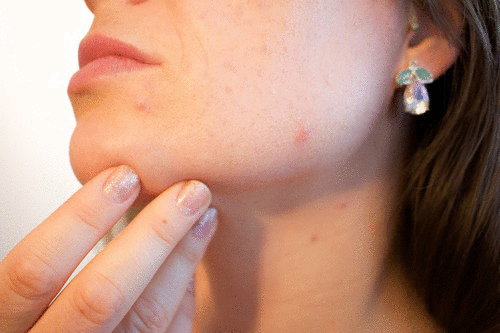
//> input picture 06_project/data/images/blemish.png, 500 x 333 px
$ ./Source   (built with g++ and OpenCV 4)
//> lines starting //> are read from the running program, lines starting //| are printed output that depends on the picture; after the words box and inside, x2 and y2 are one past the last pixel; in counts of white or black regions, pixels touching at a corner belong together
#include <iostream>
#include <vector>
#include <opencv2/opencv.hpp>
#include <opencv2/core.hpp>
#include <opencv2/highgui.hpp>
#include <opencv2/imgcodecs.hpp>
#include <opencv2/photo.hpp>


struct BlemishRemovalParameters
{
	cv::Mat image;
	cv::Mat imgClone;
	cv::Mat gray;
	const std::string WINDOW_NAME{ "Blemish Remover" };

	const int RADIUS{ 10 };

	std::vector<cv::Point> neighbors
	{
		cv::Point{-RADIUS, -RADIUS },
		cv::Point{-RADIUS, 0 },
		cv::Point{-RADIUS, RADIUS },
		cv::Point{0, -RADIUS },
		cv::Point{0, -RADIUS },
		cv::Point{RADIUS, -RADIUS },
		cv::Point{RADIUS, 0 },
		cv::Point{RADIUS, RADIUS },
	};
};

double getMean(const cv::Mat& gradImg)
{
	cv::Scalar m{ cv::mean(gradImg) };
	return m.val[0];
}

cv::Mat getPatch(const cv::Point& center, void* userdata)
{
	auto brp{ static_cast<BlemishRemovalParameters*>(userdata) };
	cv::Rect roi;
	roi.x = center.x - brp->RADIUS - brp->RADIUS / 2;
	roi.y = center.y - brp->RADIUS - brp->RADIUS / 2;
	roi.height = brp->RADIUS * 2;
	roi.width = brp->RADIUS * 2;
	cv::Mat cropImg{ brp->gray(roi).clone() };
	return cropImg;
}

double getSobelScore(const cv::Mat& curPatch)
{
	double score{ 0.0 };
	cv::Mat grad_x, grad_y;
	cv::Mat abs_grad_x, abs_grad_y;

	cv::Sobel(curPatch, grad_x, CV_32F, 2, 0, 3, 1, 0);
	cv::convertScaleAbs(grad_x, abs_grad_x);

	cv::Sobel(curPatch, grad_y, CV_32F, 0, 2, 3, 1, 0);
	cv::convertScaleAbs(grad_y, abs_grad_y);

	cv::Mat grad;
	cv::addWeighted(abs_grad_x, 0.5, abs_grad_y, 0.5, 0, grad);

	score = getMean(grad);
	return score;
}

cv::Point getBestPatch(int x, int y, void* userdata)
{
	auto brp{ static_cast<BlemishRemovalParameters*>(userdata) };
	cv::Point bestCor{ cv::Point(x, y) };
	double min_score{ 1.0 * INT32_MAX };

	for(size_t i{0}; i< brp->neighbors.size(); ++i)
	{
		cv::Point curP = cv::Point(x, y) + brp->neighbors.at(i);
		if(curP.x - brp->RADIUS < 0 or curP.y - brp->RADIUS < 0)
			continue;

		cv::Mat tmpPatch = getPatch(curP, brp);
		double tmp_score = getSobelScore(tmpPatch);

		if(tmp_score < min_score)
		{
			min_score = tmp_score;
			bestCor = curP;
		}
	}
	return bestCor;
}

cv::Mat getPatchColor(const cv::Point& best_patch_color, void* userdata)
{
	auto brp{ static_cast<BlemishRemovalParameters*>(userdata) };
	cv::Rect roi;
	roi.x = best_patch_color.x - brp->RADIUS - brp->RADIUS / 2;
	roi.y = best_patch_color.y - brp->RADIUS - brp->RADIUS / 2;
	roi.height = brp->RADIUS * 2;
	roi.width = brp->RADIUS * 2;
	cv::Mat cropImg{ brp->image(roi).clone() };
	return cropImg;
}

void mouse_click_callback(int action, int x, int y, int flags, void* userdata)
{
	auto brp{ static_cast<BlemishRemovalParameters*>(userdata) };

	if(action == cv::EVENT_LBUTTONDOWN)
	{
		cv::cvtColor(brp->image, brp->gray, cv::COLOR_BGR2GRAY);
		// Blemish point
		cv::Point blemishCenter = cv::Point(x, y);
		cv::Point bestPatchCoordinates{ getBestPatch(x, y, brp) };

		cv::Mat bestPatch{ getPatchColor(bestPatchCoordinates, brp) };

		cv::Mat mask = 255 * cv::Mat::ones(bestPatch.rows, bestPatch.cols, bestPatch.depth());

		cv::seamlessClone(bestPatch, brp->image, mask, blemishCenter, brp->image, cv::NORMAL_CLONE);
		cv::imshow(brp->WINDOW_NAME, brp->image);
	}
}

int main()
{
	BlemishRemovalParameters brp;

	brp.image = cv::imread("../data/images/blemish.png");
//> brp.image is the input picture: 333 rows x 500 cols, CV_8UC3; mean B, G, R 120.6, 139, 181.5
	brp.imgClone = brp.image.clone();

	// Check to see if image is correctly loaded
	if(brp.image.empty())
	{
		std::cout << "Can't load image" << std::endl;
		return -1;
	}

	// Creating a named window
	cv::namedWindow(brp.WINDOW_NAME);
	cv::imshow(brp.WINDOW_NAME, brp.image);

	cv::setMouseCallback(brp.WINDOW_NAME, mouse_click_callback, &brp);
	cv::waitKey(0);
//> the left mouse button is pressed and released at (250, 166)
//> in mouse_click_callback, `cv::cvtColor(brp->image, brp->gray, cv::COLOR_BGR2GRAY);`:
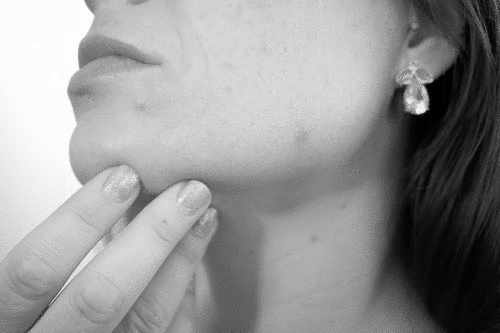
//> brp->gray: 333 rows x 500 cols, CV_8UC1; min 1, max 254, mean 149.6
//> in mouse_click_callback, `cv::seamlessClone(bestPatch, brp->image, mask, blemishCenter, brp->ima..`: brp->image: 333 rows x 500 cols, CV_8UC3; 0.15% of pixels changed, all inside (x1, y1, x2, y2) = (242, 158, 258, 174)
//> in mouse_click_callback, `cv::seamlessClone(bestPatch, brp->image, mask, blemishCenter, brp->ima..`:
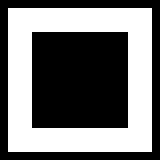
//> mask: 20 rows x 20 cols, CV_8UC1 (shown 8 times larger); 45% white; 1 white region, box (x1, y1, x2, y2) and area: (1, 1, 19, 19) 180


	cv::destroyWindow(brp.WINDOW_NAME);

	return 0;
}

$ run again, with 06_project/data/images/trump.jpg saved as 06_project/data/images/blemish.png
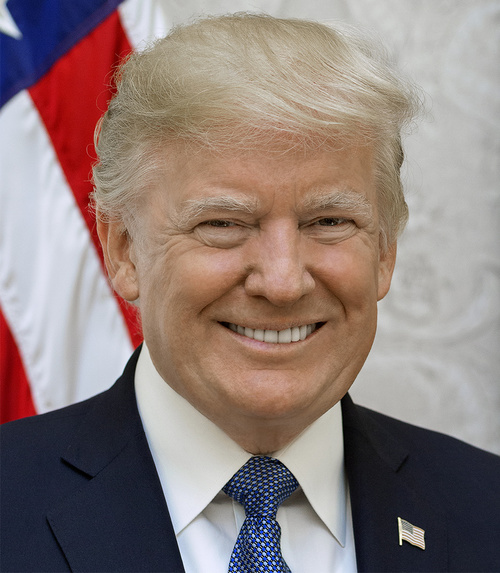
//> input picture 06_project/data/images/trump.jpg, 500 x 573 px
//> brp.image is the input picture: 573 rows x 500 cols, CV_8UC3; mean B, G, R 123, 126.8, 143
//> in mouse_click_callback, `cv::cvtColor(brp->image, brp->gray, cv::COLOR_BGR2GRAY);`:
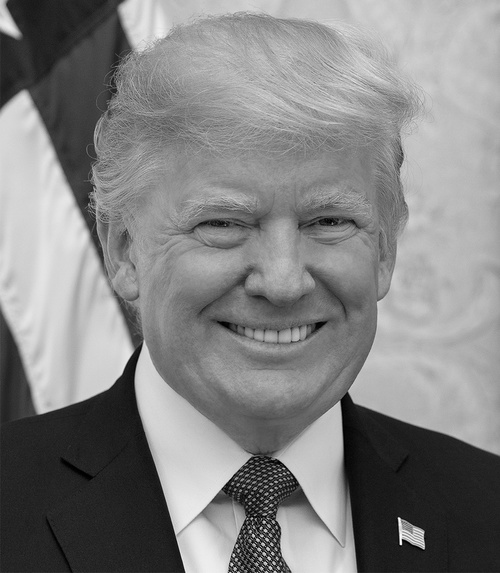
//> brp->gray: 573 rows x 500 cols, CV_8UC1; min 0, max 254, mean 131.3
//> mask: 20 rows x 20 cols, CV_8UC1; 45% white; 1 white region, box (x1, y1, x2, y2) and area: (1, 1, 19, 19) 180
